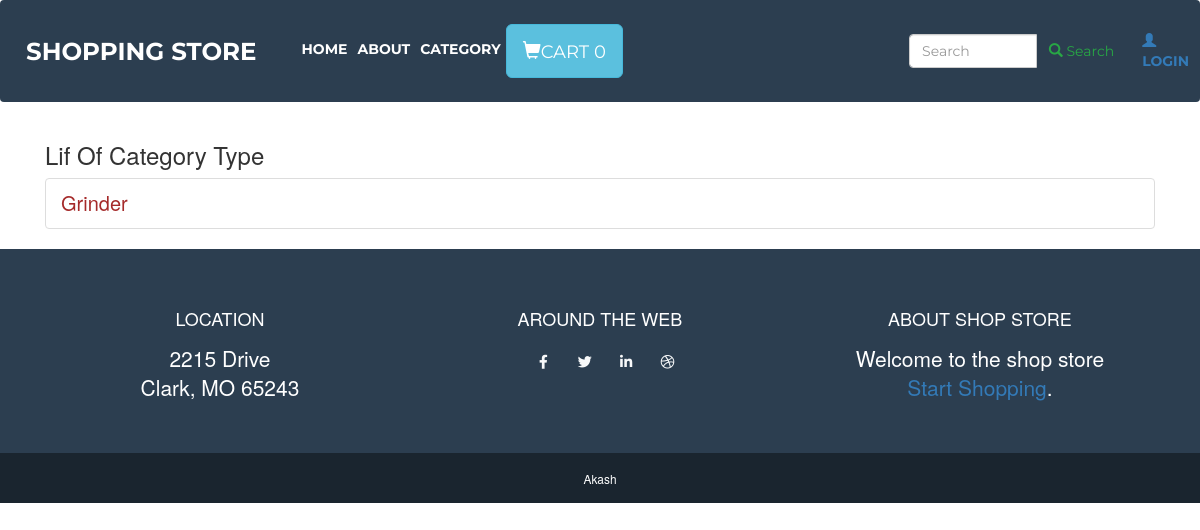
/category/category_type/4/, run on an earlier commit of the app's database.
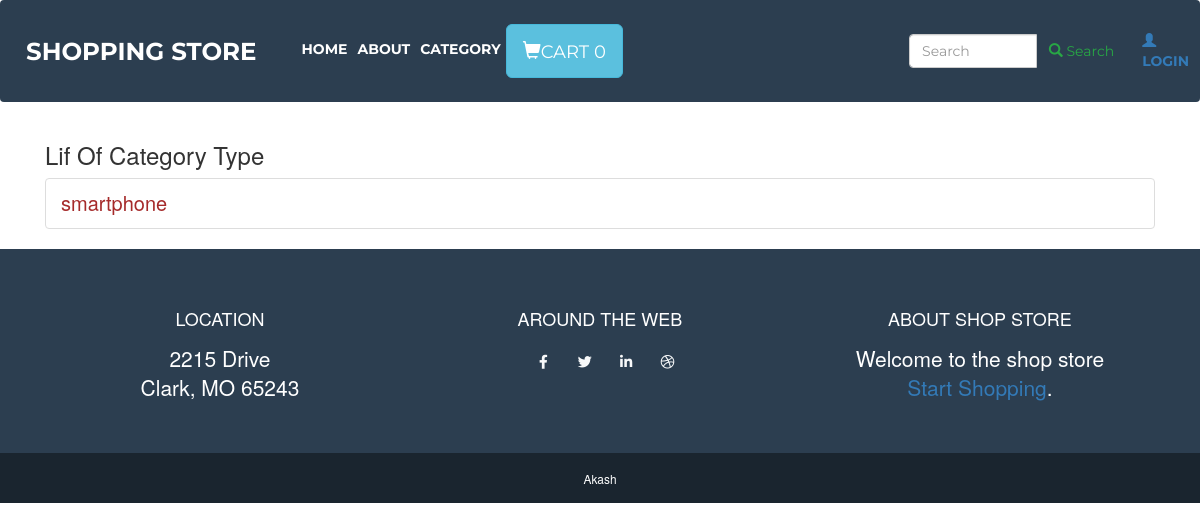
And on a later commit of the database.
### category/models.py (models this page shows, shortened)
class CategoryType(models.Model):
    category = models.ForeignKey(Category,on_delete=models.CASCADE,related_name='category_list')
    categorytype = models.CharField(max_length=255)
    class Meta:
        ordering = ('categorytype',)
        verbose_name = 'categorytype'
        verbose_name_plural = 'categorytype'

### category/views.py (the view)
# urls.py: path('category_type/<int:pk>/', views.CategorytypeListView.as_view(), name='category_type'),
class CategorytypeListView(ListView):
    template_name = 'category/category_type.html'
    model = CategoryType
    def get_queryset(self, *args, **kwargs):
        cat_id = Category.objects.filter(id=self.kwargs['pk']).first()
        return CategoryType.objects.filter(category__name= cat_id)

### cart/templatetags/add_tags.py (called while the page is built)
@register.simple_tag
def cart_item_count(user):
    try:
        count = Order.objects.filter(owner__username = user, is_ordered=False)[0].items.count()
        return count
    except:
        return 0

### category/models.py (called while the page is built)
    def __str__(self):
        return self.name

### category/templates/category/category_type.html (shortened to what this page needs)
{% extends 'base/index.html' %} {% load static %} {% block pagecontent %}
<div class="container">
    <h3>Lif Of   Category Type</h3>
    {% for obj in object_list %}
<ul class="list-group">
  <li class="list-group-item"><a href="{% url 'category:category_product'  obj.pk  %}" class="link">{{obj.categorytype}}</a></li>
 </ul>
 {% endfor %}
</div>
{% endblock %}

What changed in the data, as far as the page shows it:
removed CategoryType: categorytype "Grinder"
now on this page (row edited): CategoryType: categorytype "smartphone"
